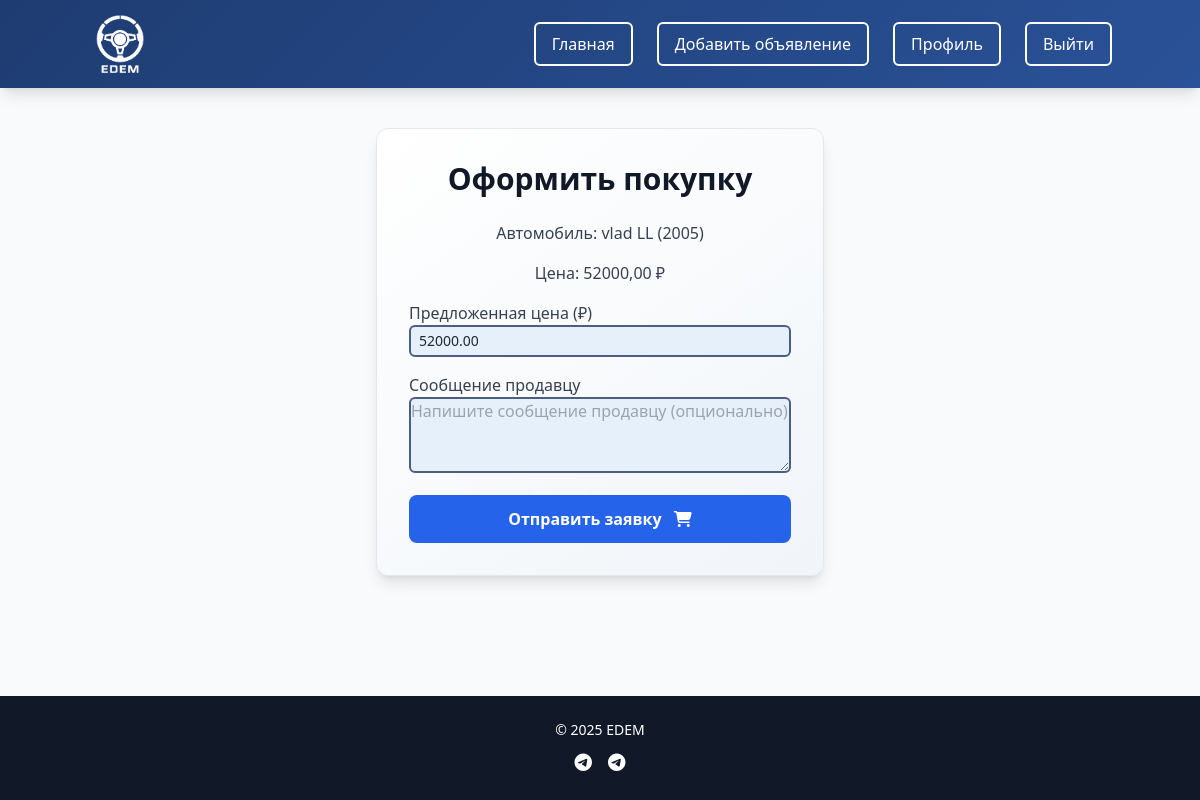
Screenshot of /purchase/2/ (signed in) with the database file from the repository.
### cars/models.py (models this page shows, shortened)
class Car(models.Model):
    user = models.ForeignKey(User, on_delete=models.CASCADE)
    brand = models.CharField(max_length=100)
    model = models.CharField(max_length=100)
    year = models.PositiveIntegerField()
    price = models.DecimalField(max_digits=12, decimal_places=2)
    mileage = models.PositiveIntegerField()
    engine_capacity = models.DecimalField(max_digits=4, decimal_places=1)
    fuel_type = models.CharField(max_length=50, choices=FUEL_TYPE_CHOICES)
    transmission = models.CharField(max_length=50, choices=TRANSMISSION_CHOICES)
    color = models.CharField(max_length=50, blank=True, null=True)
    description = models.TextField()
    created_at = models.DateTimeField(default=timezone.now)
    is_sold = models.BooleanField(default=False)
    condition = models.CharField(max_length=20, choices=[('new', 'Новый'), ('used', 'Б/у')], default='used')

### cars/views.py (the view)
# urls.py: path('purchase/<int:car_id>/', views.purchase_car, name='purchase_car'),
@login_required
def purchase_car(request, car_id):
    car = get_object_or_404(Car, id=car_id)
    if request.user == car.user:
        messages.error(request, 'Вы не можете купить свой собственный автомобиль.')
        return redirect('car_detail', car_id=car.id)
    if car.is_sold:
        messages.error(request, 'Этот автомобиль уже продан.')
        return redirect('car_detail', car_id=car.id)
    if PurchaseRequest.objects.filter(car=car, buyer=request.user, status='В ожидании').exists():
        messages.error(request, 'Вы уже подали заявку на покупку этого автомобиля.')
        return redirect('car_detail', car_id=car.id)
    if request.method == 'POST':
        form = PurchaseForm(request.POST)
        if form.is_valid():
            offered_price = form.cleaned_data.get('offered_price') or car.price
            if request.user.balance < offered_price:
                messages.error(request, 'Недостаточно средств на балансе для покупки.')
                return render(request, 'purchase_car.html', {'form': form, 'car': car})
            purchase_request = form.save(commit=False)
            purchase_request.car = car
            purchase_request.buyer = request.user
            purchase_request.seller = car.user
            purchase_request.is_read = False
            purchase_request.save()
            messages.success(request, 'Заявка на покупку отправлена продавцу!')
            return redirect('car_detail', car_id=car.id)
    else:
        form = PurchaseForm(initial={'offered_price': car.price})
    return render(request, 'purchase_car.html', {'form': form, 'car': car})

### cars/forms.py (shortened to what this page needs)
class PurchaseForm(forms.ModelForm):
    class Meta:
        model = PurchaseRequest
        fields = ['offered_price', 'message']
        labels = {
            'offered_price': 'Предложенная цена (₽)',
            'message': 'Сообщение продавцу',
        }
        widgets = {
            'message': forms.Textarea(attrs={'rows': 3, 'placeholder': 'Напишите сообщение продавцу (опционально)'}),
        }

### templates/purchase_car.html (shortened to what this page needs)
{% extends 'base.html' %}
{% block content %}
<div class="max-w-md mx-auto bg-white rounded-xl shadow-lg p-6 md:p-8 fade-in">
    <h2 class="text-2xl md:text-3xl font-extrabold text-gray-900 mb-6 text-center">Оформить покупку</h2>
    <p class="text-gray-700 mb-4 text-center">Автомобиль: {{ car.brand }} {{ car.model }} ({{ car.year }})</p>
    <p class="text-gray-700 mb-4 text-center">Цена: {{ car.price }} ₽</p>
    <form method="post" class="space-y-4">
        {% for field in form %}
        <div>
            <label for="{{ field.id_for_label }}" class="block text-gray-700 font-medium text-sm md:text-base">{{ field.label }}</label>
            {{ field }}
        </div>
        {% endfor %}
        <button type="submit" class="w-full bg-blue-600 text-white p-3 rounded-lg hover:bg-blue-700 transition-all text-sm md:text-base">
            Отправить заявку <i class="fas fa-shopping-cart ml-2"></i>
        </button>
    </form>
</div>
{% endblock %}

### static/css/style.css (style rules this page uses)
.max-w-md { background: linear-gradient(145deg, #ffffff, #f1f5f9); border: 1px solid #e5e7eb; }
button[type="submit"] { font-weight: 600; transition: background-color 0.3s ease, transform 0.1s ease; }

### templates/base.html (style rules this page uses)
.fade-in { animation: fadeIn 0.5s ease-in; }
html, body { height: 100%; margin: 0; }
body { display: flex; flex-direction: column; min-height: 100vh; }
input[type="text"], input[type="email"], input[type="tel"], input[type="password"], input[type="number"], input[type="url"], select, textarea { width: 100%; padding: 0.25rem 0.5rem; background-color: #e6f0fa; border: 2px solid #4b5e7d; border-radius: 0.375rem; outline: none; font-size: 0.875rem; line-height: 1.25rem; transition: border-color 0.3s, box-shadow 0.3s; height: auto; }

### rows the page displays
Car: brand "vlad", model "LL", year "2005", price "52000,00"

### other values shown
{{ field.label }} "Предложенная цена (₽)" "Сообщение продавцу"
